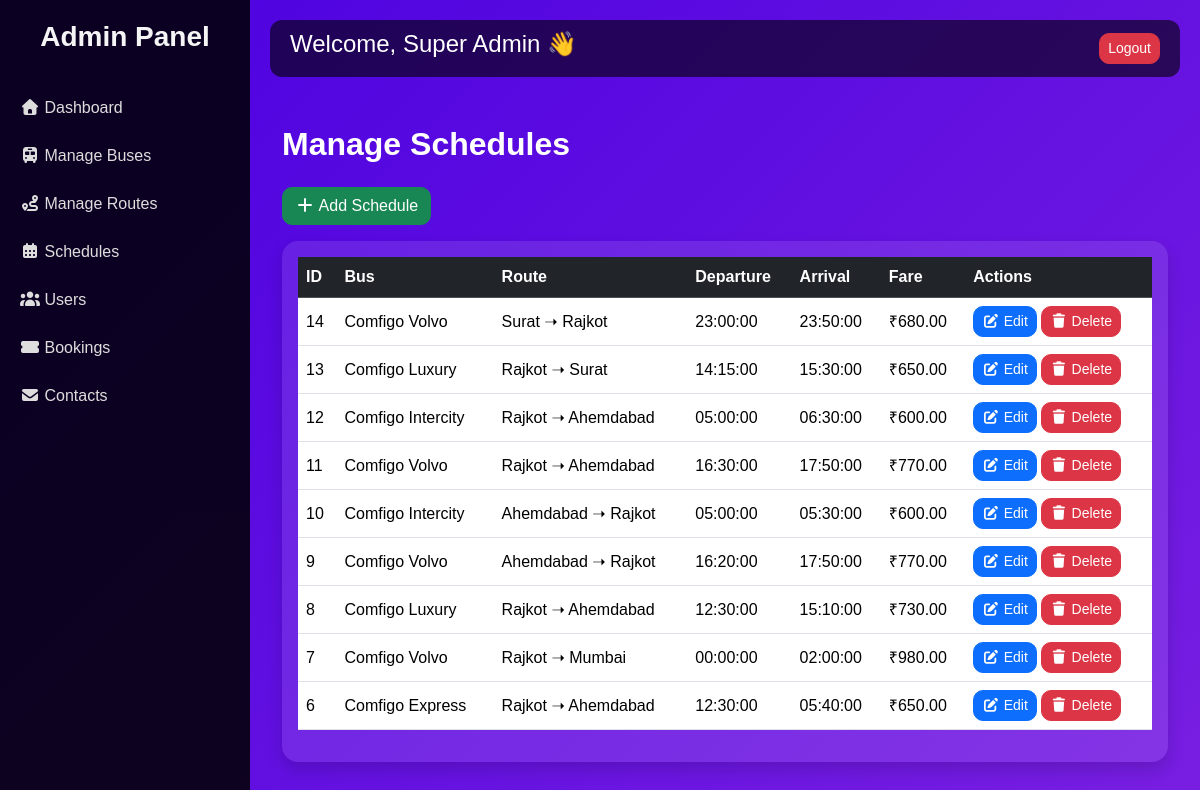
/manage_schedules.php (signed in), run on the app's committed database.
### tables this page shows
CREATE TABLE `schedules` (
  `schedule_id` int(11) NOT NULL,
  `bus_id` int(11) NOT NULL,
  `route_id` int(11) NOT NULL,
  `travel_date` date NOT NULL,
  `departure_time` time NOT NULL,
  `arrival_time` time NOT NULL,
  `fare` decimal(10,2) NOT NULL
);

CREATE TABLE `buses` (
  `bus_id` int(11) NOT NULL,
  `bus_name` varchar(100) NOT NULL,
  `bus_type` enum('AC','Non-AC','Sleeper','Semi-Sleeper','Luxury') DEFAULT 'Non-AC',
  `total_seats` int(11) NOT NULL,
  `created_at` timestamp NOT NULL DEFAULT current_timestamp()
);

CREATE TABLE `routes` (
  `route_id` int(11) NOT NULL,
  `source_city` varchar(100) NOT NULL,
  `destination_city` varchar(100) NOT NULL,
  `distance_km` int(11) DEFAULT NULL,
  `duration` time DEFAULT NULL
);

### manage_schedules.php (the view, shortened to what this page needs)
<?php
include 'admin_header.php';
$schedules = $conn->query("SELECT s.*, b.bus_name, r.source_city, r.destination_city
                           FROM schedules s
                           JOIN buses b ON s.bus_id=b.bus_id
                           JOIN routes r ON s.route_id=r.route_id
                           ORDER BY s.schedule_id DESC");
?>
<div class="container mt-5">
  <h2 class="mb-4 fw-bold text-white">Manage Schedules</h2>
  <button class="btn btn-success mb-3" data-bs-toggle="modal" data-bs-target="#addScheduleModal">
    <i class="fas fa-plus"></i> Add Schedule
  </button>
  <div class="card shadow border-0 rounded-4">
    <div class="card-body">
      <table class="table table-hover align-middle">
        <thead class="table-dark">
          <tr>
            <th>ID</th>
            <th>Bus</th>
            <th>Route</th>
            <th>Departure</th>
            <th>Arrival</th>
            <th>Fare</th>
            <th>Actions</th>
          </tr>
        </thead>
        <tbody>
          <?php while ($s = $schedules->fetch_assoc()): ?>
          <tr>
            <td><?= $s['schedule_id'] ?></td>
            <td><?= $s['bus_name'] ?></td>
            <td><?= $s['source_city'] ?> ➝ <?= $s['destination_city'] ?></td>
            <td><?= $s['departure_time'] ?></td>
            <td><?= $s['arrival_time'] ?></td>
            <td>₹<?= $s['fare'] ?></td>
            <td>
              <button class="btn btn-primary btn-sm"
                onclick="openSlideIn(
                  '<?= $s['schedule_id'] ?>',
                  '<?= $s['bus_id'] ?>',
                  '<?= $s['route_id'] ?>',
                  '<?= $s['departure_time'] ?>',
                  '<?= $s['arrival_time'] ?>',
                  '<?= $s['fare'] ?>'
                )">
                <i class="fas fa-edit"></i> Edit
              </button>
              <a href="manage_schedules.php?delete=<?= $s['schedule_id'] ?>"
                 class="btn btn-danger btn-sm"
                 onclick="return confirm('Delete this schedule?');">
                <i class="fas fa-trash"></i> Delete
              </a>
            </td>
          </tr>
          <?php endwhile; ?>
        </tbody>
      </table>
    </div>
  </div>
</div>
<?php include 'admin_footer.php'; ?>

### admin_header.php (style rules this page uses)
body { font-family: 'Poppins', sans-serif; background: linear-gradient(135deg, #4a00e0, #8e2de2, #00c6ff); background-size: 300% 300%; animation: gradientBG 12s ease infinite; color: #fff; display: flex; }
.card { background: rgba(255,255,255,0.1); border: none; border-radius: 16px; color: #fff; transition: transform 0.3s; cursor: pointer; }

### manage_schedules.php (style rules this page uses)
.btn { border-radius: 10px; }

### data on the page
schedules: schedule_id "14", bus.bus_name "Comfigo Volvo", route.source_city "Surat", route.destination_city "Rajkot", departure_time "23:00:00", arrival_time "23:50:00", fare "680.00"
schedules: schedule_id "13", bus.bus_name "Comfigo Luxury", route.source_city "Rajkot", route.destination_city "Surat", departure_time "14:15:00", arrival_time "15:30:00", fare "650.00"
schedules: schedule_id "12", bus.bus_name "Comfigo Intercity", route.source_city "Rajkot", route.destination_city "Ahemdabad", departure_time "05:00:00", arrival_time "06:30:00", fare "600.00"
schedules: schedule_id "11", bus.bus_name "Comfigo Volvo", route.source_city "Rajkot", route.destination_city "Ahemdabad", departure_time "16:30:00", arrival_time "17:50:00", fare "770.00"
schedules: schedule_id "10", bus.bus_name "Comfigo Intercity", route.source_city "Ahemdabad", route.destination_city "Rajkot", departure_time "05:00:00", arrival_time "05:30:00", fare "600.00"
schedules: schedule_id "9", bus.bus_name "Comfigo Volvo", route.source_city "Ahemdabad", route.destination_city "Rajkot", departure_time "16:20:00", arrival_time "17:50:00", fare "770.00"
schedules: schedule_id "8", bus.bus_name "Comfigo Luxury", route.source_city "Rajkot", route.destination_city "Ahemdabad", departure_time "12:30:00", arrival_time "15:10:00", fare "730.00"
schedules: schedule_id "7", bus.bus_name "Comfigo Volvo", route.source_city "Rajkot", route.destination_city "Mumbai", departure_time "00:00:00", arrival_time "02:00:00", fare "980.00"
schedules: schedule_id "6", bus.bus_name "Comfigo Express", route.source_city "Rajkot", route.destination_city "Ahemdabad", departure_time "12:30:00", arrival_time "05:40:00", fare "650.00"

### other printed values
$_SESSION['admin_name'] "Super Admin"
